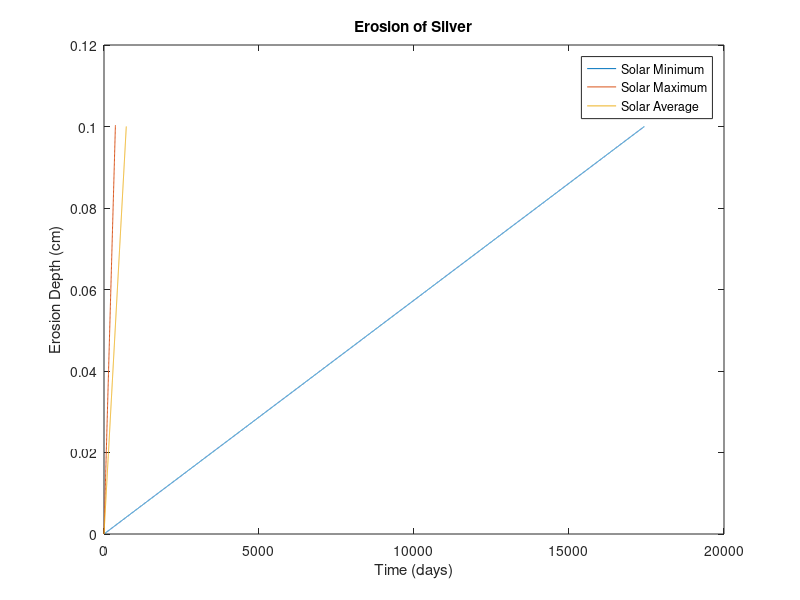

Here is the MATLAB script that generated this plot:
%% Midterm 1
% Spacecraft Environments
% Liam Hood
function Midterm1Q3()
clc; clear; close all;

AtmosphericTable = [ 80	0.021999025	0.024571135	3.22009E-20	4.11549E-20 ; ...
100	0.021546553	0.024570958	3.06282E-20	4.1155E-20 ; ...
120	0.020572841	0.024107455	2.72417E-20	3.95418E-20 ; ...
140	0.020151824	0.024107237	2.57837E-20	3.95419E-20 ; ...
160	0.02086041	0.025089884	2.82738E-20	4.29638E-20 ; ...
180	0.020421949	0.025089881	2.67765E-20	4.29638E-20 ; ...
200	0.022634086	0.026635973	3.4598E-20	4.83512E-20 ; ...
220	0.021613262	0.025956358	3.11248E-20	4.59902E-20 ; ...
240	0.021135058	0.025173841	2.95466E-20	4.32741E-20 ; ...
260	0.021875748	0.025149913	3.2131E-20	4.31986E-20 ; ...
280	0.020375056	0.024860903	2.70977E-20	4.22018E-20; ...
300	0.018972346	0.024833729	2.24304E-20	4.21212E-20; ...
320	0.018104496	0.02542809	1.97679E-20	4.42149E-20; ...
340	0.017154812	0.025014337	1.70363E-20	4.27978E-20; ...
360	0.016438595	0.024711836	1.60011E-20	4.17767E-20; ...
380	0.01553743	0.024121928	1.40283E-20	3.97589E-20; ...
400	0.014143682	0.02359261	1.3322E-20	3.79628E-20; ...
420	0.01066863	0.022535034	1.24689E-20	3.43184E-20; ...
440	0.007258539	0.021449041	1.06353E-20	3.05727E-20; ...
460	0.00432235	0.020404336	9.03802E-21	2.69659E-20; ...
480	0.00351503	0.019459819	8.28983E-21	2.37016E-20; ...
500	0.003010642	0.018651911	7.961E-21	2.09065E-20; ...
520	0.002177618	0.018116948	7.74687E-21	1.90794E-20; ...
540	0.001817642	0.017637395	7.79726E-21	1.74364E-20; ...
560	0.001737794	0.017266981	8.04958E-21	1.61774E-20; ...
580	0.001645458	0.017042738	8.47109E-21	1.54638E-20; ...
600	0.001588727	0.016836129	9.20218E-21	1.48111E-20 ] ;

AODensity = [ 200	1.00E+16	1.00E+16 ; ... 
220	6.00E+15	8.00E+15;...
240	3.00E+15	6.00E+15;...
260	1.00E+15	4.00E+15;...
280	7.00E+14	3.00E+15;...
300	5.00E+14	2.00E+15;...
320	3.00E+14	1.00E+15;...
340	2.00E+14	8.00E+14;...
360	1.00E+14	6.00E+14;...
380	7.00E+13	5.00E+14;...
400	3.00E+13	4.00E+14;...
420	8.00E+12	3.80E+14;...
440	3.00E+12	3.60E+14;...
460	1.00E+12	3.40E+14;...
480	7.00E+11	3.20E+14;...
500	5.00E+11	3.00E+14;...
520	2.00E+11	2.60E+14;...
540	9.00E+10	2.30E+14;...
560	6.00E+10	2.00E+14;...
580	3.00E+10	1.60E+14;...
600	1.00E+10	1.30E+14 ] ;

g = 9.81 ; % m*s^-2
R = 287 ; % J*mol^-1*K^-1
kB = 138e-23 ; % J/K
Na = 6.0221409e23 ; % avogadro's number
mu = 398600 ;
re = 6378 ;

h = AtmosphericTable( 1:17 , 1 ) ;
Mmin = AtmosphericTable( 1:17 , 2 ) ;
Mmax = AtmosphericTable( 1:17 , 3 ) ;
Mavg = ( Mmin + Mmax ) ./ 2 ;

%% 3 
mu = 398600 ;
re = 6378 ;
v = sqrt( mu / re )*10^5 ; % cm/s
E_ag = 10.5e-24 ; % cm^3 from slides
AODensityAvg = (AODensity(12,2) + AODensity(12,3))/2 ;
phi_min = AODensity(12,2)*10^-6*v ;
phi_avg = AODensityAvg*10^-6*v ;
phi_max = AODensity(12,3)*10^-6*v ;
erate_min = E_ag*phi_min ;
erate_avg = E_ag*phi_avg ;
erate_max = E_ag*phi_max ;
edepth_min = 0 ;
t = 0 ;
ii = 2 ;
while edepth_min(ii-1) <= .1 
    edepth_min(ii) = edepth_min(ii - 1) + erate_min*10^5 ; % erosion since start
    t(ii) = t(ii-1)+10^5 ; % seconds since start
    ii = ii + 1 ;
end
edepth_max = 0 ;
tmax = 0 ;
ii = 2 ;
while edepth_max(ii-1) <= .1 
    edepth_max(ii) = edepth_max(ii - 1) + erate_max*10^5 ; % erosion since start
    tmax(ii) = tmax(ii-1)+10^5 ; % seconds since start
    ii = ii + 1 ;
end
edepth_avg = 0 ;
tavg = 0 ;
ii = 2 ;
while edepth_avg(ii-1) <= .1 
    edepth_avg(ii) = edepth_avg(ii - 1) + erate_avg*10^5 ; % erosion since start
    tavg(ii) = tavg(ii-1)+10^5 ; % seconds since start
    ii = ii + 1 ;
end

figure
plot( t/(60*60*24) , edepth_min , tmax/(60*60*24) , edepth_max , tavg/(60*60*24) , edepth_avg )
title( 'Erosion of Silver' ) 
xlabel( 'Time (days)' )
ylabel( 'Erosion Depth (cm)' )
legend( 'Solar Minimum' , 'Solar Maximum' , 'Solar Average' )

Imin = find( edepth_min >= .07 , 1 ) ;
Iavg = find( edepth_avg >= .07 , 1 ) ; 
Imax = find( edepth_max >= .07 , 1 ) ;

time2rescuemin = t(Imin)/(24*60*60) ;
time2rescueavg = tavg(Iavg)/(24*60*60) ;
time2rescuemax = tmax(Imax)/(24*60*60) ;
disp([ 'The time, in days, to save the mission at solar minimum is ' , num2str( time2rescuemin ) ])
disp([ 'at solar average ', num2str(time2rescueavg) , ', at solar max ', num2str( time2rescuemax ) ])
end
